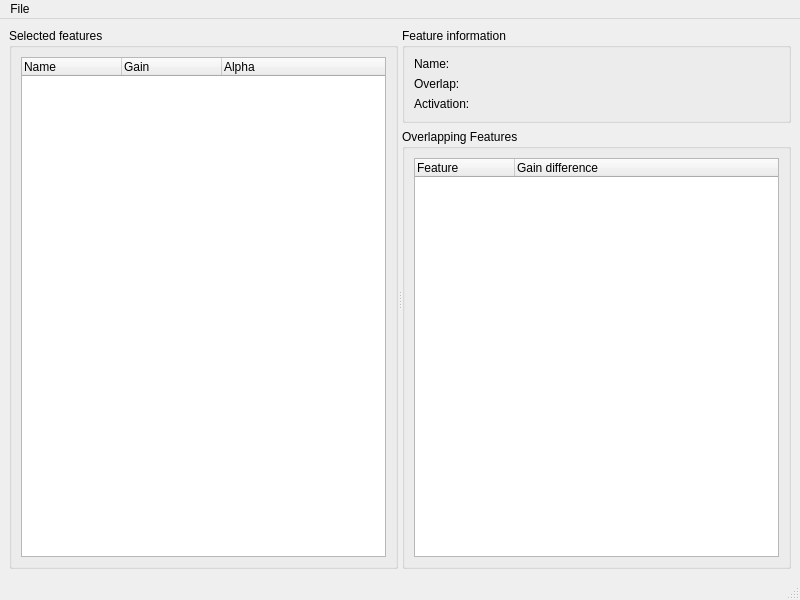
<?xml version="1.0" encoding="UTF-8"?>
<ui version="4.0">
 <class>OverlapMainWindow</class>
 <widget class="QMainWindow" name="OverlapMainWindow">
  <property name="geometry">
   <rect>
    <x>0</x>
    <y>0</y>
    <width>800</width>
    <height>600</height>
   </rect>
  </property>
  <property name="windowTitle">
   <string>Feature Overlap Viewer</string>
  </property>
  <widget class="QWidget" name="centralwidget">
   <layout class="QVBoxLayout" name="verticalLayout_5">
    <item>
     <widget class="QSplitter" name="splitter">
      <property name="orientation">
       <enum>Qt::Horizontal</enum>
      </property>
      <widget class="QGroupBox" name="groupBox">
       <property name="title">
        <string>Selected features</string>
       </property>
       <layout class="QVBoxLayout" name="verticalLayout">
        <item>
         <widget class="QTreeWidget" name="featuresTreeWidget">
          <property name="selectionBehavior">
           <enum>QAbstractItemView::SelectRows</enum>
          </property>
          <property name="wordWrap">
           <bool>false</bool>
          </property>
          <column>
           <property name="text">
            <string>Name</string>
           </property>
          </column>
          <column>
           <property name="text">
            <string>Gain</string>
           </property>
          </column>
          <column>
           <property name="text">
            <string>Alpha</string>
           </property>
          </column>
         </widget>
        </item>
       </layout>
      </widget>
      <widget class="QWidget" name="layoutWidget">
       <layout class="QVBoxLayout" name="verticalLayout_4">
        <item>
         <widget class="QGroupBox" name="groupBox_3">
          <property name="title">
           <string>Feature information</string>
          </property>
          <layout class="QVBoxLayout" name="verticalLayout_3">
           <item>
            <layout class="QFormLayout" name="formLayout">
             <property name="labelAlignment">
              <set>Qt::AlignLeading|Qt::AlignLeft|Qt::AlignTop</set>
             </property>
             <property name="formAlignment">
              <set>Qt::AlignLeading|Qt::AlignLeft|Qt::AlignTop</set>
             </property>
             <item row="0" column="0">
              <widget class="QLabel" name="label">
               <property name="text">
                <string>Name:</string>
               </property>
              </widget>
             </item>
             <item row="0" column="1">
              <widget class="QLabel" name="nameQLabel">
               <property name="sizePolicy">
                <sizepolicy hsizetype="Preferred" vsizetype="Preferred">
                 <horstretch>0</horstretch>
                 <verstretch>0</verstretch>
                </sizepolicy>
               </property>
               <property name="text">
                <string notr="true"/>
               </property>
               <property name="scaledContents">
                <bool>false</bool>
               </property>
               <property name="wordWrap">
                <bool>true</bool>
               </property>
              </widget>
             </item>
             <item row="1" column="0">
              <widget class="QLabel" name="label_3">
               <property name="text">
                <string>Overlap:</string>
               </property>
              </widget>
             </item>
             <item row="1" column="1">
              <widget class="QLabel" name="overlapQLabel">
               <property name="text">
                <string/>
               </property>
              </widget>
             </item>
             <item row="2" column="0">
              <widget class="QLabel" name="label_2">
               <property name="text">
                <string>Activation:</string>
               </property>
              </widget>
             </item>
             <item row="2" column="1">
              <widget class="QLabel" name="activationQLabel">
               <property name="text">
                <string/>
               </property>
              </widget>
             </item>
            </layout>
           </item>
          </layout>
         </widget>
        </item>
        <item>
         <widget class="QGroupBox" name="groupBox_2">
          <property name="title">
           <string>Overlapping Features</string>
          </property>
          <layout class="QVBoxLayout" name="verticalLayout_2">
           <item>
            <widget class="QTreeWidget" name="overlapTreeWidget">
             <column>
              <property name="text">
               <string>Feature</string>
              </property>
             </column>
             <column>
              <property name="text">
               <string>Gain difference</string>
              </property>
             </column>
            </widget>
           </item>
          </layout>
         </widget>
        </item>
       </layout>
      </widget>
     </widget>
    </item>
   </layout>
  </widget>
  <widget class="QMenuBar" name="menubar">
   <property name="geometry">
    <rect>
     <x>0</x>
     <y>0</y>
     <width>800</width>
     <height>22</height>
    </rect>
   </property>
   <widget class="QMenu" name="menuFile">
    <property name="title">
     <string>File</string>
    </property>
    <addaction name="actionQuit"/>
   </widget>
   <addaction name="menuFile"/>
  </widget>
  <widget class="QStatusBar" name="statusbar"/>
  <action name="actionQuit">
   <property name="text">
    <string>&amp;Quit</string>
   </property>
  </action>
 </widget>
 <resources/>
 <connections>
  <connection>
   <sender>actionQuit</sender>
   <signal>activated()</signal>
   <receiver>OverlapMainWindow</receiver>
   <slot>close()</slot>
   <hints>
    <hint type="sourcelabel">
     <x>-1</x>
     <y>-1</y>
    </hint>
    <hint type="destinationlabel">
     <x>399</x>
     <y>299</y>
    </hint>
   </hints>
  </connection>
 </connections>
</ui>
